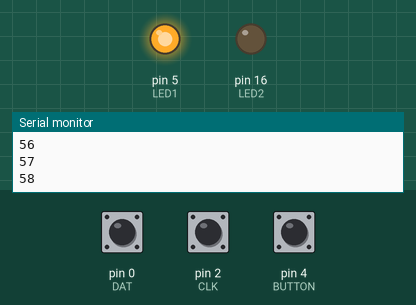
This sketch was run on a simulated Arduino Uno, built with avr-gcc and run on an emulated ATmega328P. Parts: output pins drawn as LEDs (lit = HIGH), the last lines printed to the serial monitor. Dashed ring = blinking. The test bench sets the inputs (shaded band); at power-on: pin 4 (BUTTON) HIGH, pin 0 (DAT) HIGH, pin 2 (CLK) HIGH.

Above: at 1.2 s.
1.3 s: pin 4 (BUTTON) pulled LOW for 3.2 s
At 2.4 s:
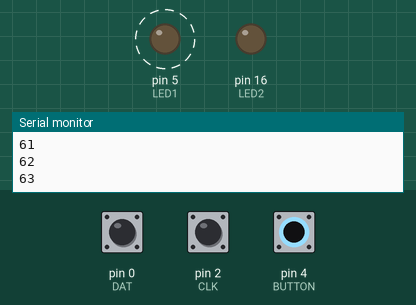
6.8 s: pin 4 (BUTTON) pulled LOW for 0.15 s
At 7.5 s:
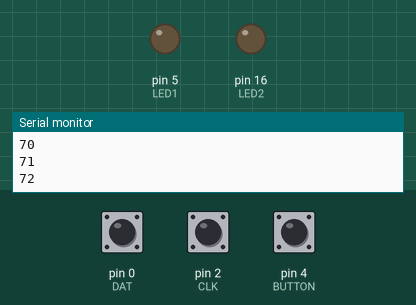
9.9 s: pin 4 (BUTTON) pulled LOW for 1 s
At 12.8 s:
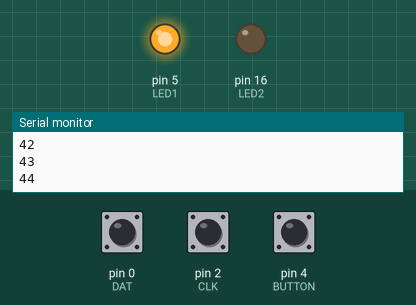
Timing chart, 0 to 14.3 s (numbered marks = the images above; inputs shaded):
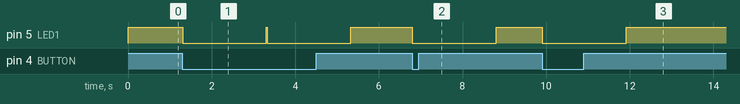

The sketch:

rotoryEncoder.ino
```cpp
const int interruptA = 0;
const int interruptB = 1;
int CLK = 2;     // PIN2
int DAT = 0;     // PIN3
int BUTTON = 4;  // PIN4
int LED1 = 5;    // PIN5
int LED2 = 16;    // PIN6
int COUNT = 0;

void setup()
 {
  attachInterrupt(digitalPinToInterrupt(CLK), RoteStateChanged, RISING);
 // attachInterrupt(interruptB, buttonState, FALLING);

  pinMode(CLK, INPUT);
  digitalWrite(2, HIGH);  // Pull High Resistance
  pinMode(DAT, INPUT);
  digitalWrite(0, HIGH);  // Pull High Resistance


  pinMode(BUTTON, INPUT);
  digitalWrite(4, HIGH);  // Pull High Resistance
  pinMode(LED1, OUTPUT);
  pinMode(LED2, OUTPUT);
   Serial.begin(115200);
 }


void loop()
{
  if  (!(digitalRead(BUTTON)))
    {
     COUNT = 0;
     //Serial.println("STOP COUNT = 0");
     digitalWrite(LED1, LOW);
     digitalWrite(LED2, LOW);
     delay (2000);
    }
      Serial.println(COUNT);

      RoteStateChanged();

}

//-------------------------------------------
void RoteStateChanged() //When CLK  FALLING READ DAT
{
 if  (digitalRead(DAT)  ) // When DAT = HIGH IS FORWARD
   {
    COUNT++;
    digitalWrite(LED1, HIGH);
    digitalWrite(LED2, LOW);
    delay(20);
   }
else                  // When DAT = LOW IS BackRote
   {
    COUNT--;
    digitalWrite(LED2, HIGH);
    digitalWrite(LED1, LOW);
    delay(20);
   }
}
```

Measured:
- after the input at 1.3 s, pin 5 (LED1): alternates HIGH for 0.02 s and LOW for 2.0 s, starting at once
- after the input at 6.8 s, pin 5 (LED1): HIGH → LOW at once, → HIGH 2.0 s later
- after the input at 9.9 s, pin 5 (LED1): HIGH → LOW at once, → HIGH 2.0 s later
